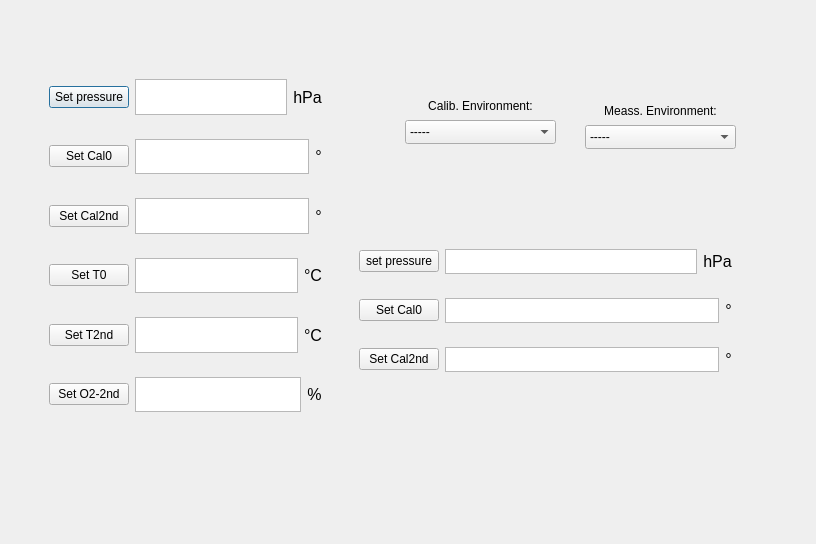
<?xml version="1.0" encoding="UTF-8"?>
<ui version="4.0">
 <class>CalibrationO2</class>
 <widget class="QDialog" name="CalibrationO2">
  <property name="geometry">
   <rect>
    <x>0</x>
    <y>0</y>
    <width>816</width>
    <height>544</height>
   </rect>
  </property>
  <property name="windowTitle">
   <string>Dialog</string>
  </property>
  <widget class="QWidget" name="widget_4" native="true">
   <property name="geometry">
    <rect>
     <x>40</x>
     <y>70</y>
     <width>291</width>
     <height>351</height>
    </rect>
   </property>
   <layout class="QVBoxLayout" name="verticalLayout_4">
    <item>
     <widget class="QWidget" name="lmax_calibration_16" native="true">
      <layout class="QHBoxLayout" name="horizontalLayout_17">
       <item>
        <widget class="QPushButton" name="set_pressure_button">
         <property name="text">
          <string>Set pressure</string>
         </property>
        </widget>
       </item>
       <item>
        <widget class="QTextBrowser" name="pressure_textbrowser"/>
       </item>
       <item>
        <widget class="QLabel" name="label_22">
         <property name="font">
          <font>
           <pointsize>12</pointsize>
          </font>
         </property>
         <property name="text">
          <string>hPa</string>
         </property>
         <property name="alignment">
          <set>Qt::AlignCenter</set>
         </property>
        </widget>
       </item>
      </layout>
     </widget>
    </item>
    <item>
     <widget class="QWidget" name="lmax_calibration_17" native="true">
      <layout class="QHBoxLayout" name="horizontalLayout_18">
       <item>
        <widget class="QPushButton" name="set_cal0_button">
         <property name="text">
          <string>Set Cal0</string>
         </property>
        </widget>
       </item>
       <item>
        <widget class="QTextBrowser" name="cal0_textbrowser"/>
       </item>
       <item>
        <widget class="QLabel" name="label_23">
         <property name="font">
          <font>
           <pointsize>12</pointsize>
          </font>
         </property>
         <property name="text">
          <string>°</string>
         </property>
         <property name="alignment">
          <set>Qt::AlignCenter</set>
         </property>
        </widget>
       </item>
      </layout>
     </widget>
    </item>
    <item>
     <widget class="QWidget" name="lmax_calibration_18" native="true">
      <layout class="QHBoxLayout" name="horizontalLayout_19">
       <item>
        <widget class="QPushButton" name="set_cal2nd_button">
         <property name="text">
          <string>Set Cal2nd</string>
         </property>
        </widget>
       </item>
       <item>
        <widget class="QTextBrowser" name="cal2nd_textbrowser"/>
       </item>
       <item>
        <widget class="QLabel" name="label_24">
         <property name="font">
          <font>
           <pointsize>12</pointsize>
          </font>
         </property>
         <property name="text">
          <string>°</string>
         </property>
         <property name="alignment">
          <set>Qt::AlignCenter</set>
         </property>
        </widget>
       </item>
      </layout>
     </widget>
    </item>
    <item>
     <widget class="QWidget" name="lmax_calibration_19" native="true">
      <layout class="QHBoxLayout" name="horizontalLayout_20">
       <item>
        <widget class="QPushButton" name="set_t0_button">
         <property name="text">
          <string>Set T0</string>
         </property>
        </widget>
       </item>
       <item>
        <widget class="QTextBrowser" name="t0_textbrowser"/>
       </item>
       <item>
        <widget class="QLabel" name="label_25">
         <property name="font">
          <font>
           <pointsize>12</pointsize>
          </font>
         </property>
         <property name="text">
          <string>°C</string>
         </property>
         <property name="alignment">
          <set>Qt::AlignCenter</set>
         </property>
        </widget>
       </item>
      </layout>
     </widget>
    </item>
    <item>
     <widget class="QWidget" name="lmax_calibration_20" native="true">
      <layout class="QHBoxLayout" name="horizontalLayout_21">
       <item>
        <widget class="QPushButton" name="set_t2nd_button">
         <property name="text">
          <string>Set T2nd</string>
         </property>
        </widget>
       </item>
       <item>
        <widget class="QTextBrowser" name="t2nd_textbrowser"/>
       </item>
       <item>
        <widget class="QLabel" name="label_26">
         <property name="font">
          <font>
           <pointsize>12</pointsize>
          </font>
         </property>
         <property name="text">
          <string>°C</string>
         </property>
         <property name="alignment">
          <set>Qt::AlignCenter</set>
         </property>
        </widget>
       </item>
      </layout>
     </widget>
    </item>
    <item>
     <widget class="QWidget" name="lmax_calibration_21" native="true">
      <layout class="QHBoxLayout" name="horizontalLayout_22">
       <item>
        <widget class="QPushButton" name="set_o2_2nd_button_2">
         <property name="text">
          <string>Set O2-2nd</string>
         </property>
        </widget>
       </item>
       <item>
        <widget class="QTextBrowser" name="o2_2nd_textbrowser"/>
       </item>
       <item>
        <widget class="QLabel" name="label_27">
         <property name="font">
          <font>
           <pointsize>12</pointsize>
          </font>
         </property>
         <property name="text">
          <string>%</string>
         </property>
         <property name="alignment">
          <set>Qt::AlignCenter</set>
         </property>
        </widget>
       </item>
      </layout>
     </widget>
    </item>
   </layout>
  </widget>
  <widget class="QComboBox" name="comboBox_2">
   <property name="geometry">
    <rect>
     <x>405</x>
     <y>120</y>
     <width>151</width>
     <height>24</height>
    </rect>
   </property>
   <item>
    <property name="text">
     <string>-----</string>
    </property>
   </item>
   <item>
    <property name="text">
     <string>Humid</string>
    </property>
   </item>
   <item>
    <property name="text">
     <string>Dry</string>
    </property>
   </item>
  </widget>
  <widget class="QLabel" name="label_31">
   <property name="geometry">
    <rect>
     <x>410</x>
     <y>95</y>
     <width>141</width>
     <height>21</height>
    </rect>
   </property>
   <property name="text">
    <string>Calib. Environment:</string>
   </property>
   <property name="alignment">
    <set>Qt::AlignCenter</set>
   </property>
  </widget>
  <widget class="QWidget" name="widget_5" native="true">
   <property name="geometry">
    <rect>
     <x>350</x>
     <y>240</y>
     <width>391</width>
     <height>141</height>
    </rect>
   </property>
   <layout class="QVBoxLayout" name="verticalLayout_5">
    <item>
     <widget class="QWidget" name="lmax_calibration_22" native="true">
      <layout class="QHBoxLayout" name="horizontalLayout_23">
       <item>
        <widget class="QPushButton" name="set_pressure_button_2">
         <property name="text">
          <string>set pressure</string>
         </property>
        </widget>
       </item>
       <item>
        <widget class="QTextBrowser" name="f1_textbrowser_3"/>
       </item>
       <item>
        <widget class="QLabel" name="label_28">
         <property name="font">
          <font>
           <pointsize>12</pointsize>
          </font>
         </property>
         <property name="text">
          <string>hPa</string>
         </property>
         <property name="alignment">
          <set>Qt::AlignCenter</set>
         </property>
        </widget>
       </item>
      </layout>
     </widget>
    </item>
    <item>
     <widget class="QWidget" name="lmax_calibration_23" native="true">
      <layout class="QHBoxLayout" name="horizontalLayout_24">
       <item>
        <widget class="QPushButton" name="set_m_button_3">
         <property name="text">
          <string>Set Cal0</string>
         </property>
        </widget>
       </item>
       <item>
        <widget class="QTextBrowser" name="m_textbrowser_3"/>
       </item>
       <item>
        <widget class="QLabel" name="label_29">
         <property name="font">
          <font>
           <pointsize>12</pointsize>
          </font>
         </property>
         <property name="text">
          <string>°</string>
         </property>
         <property name="alignment">
          <set>Qt::AlignCenter</set>
         </property>
        </widget>
       </item>
      </layout>
     </widget>
    </item>
    <item>
     <widget class="QWidget" name="lmax_calibration_24" native="true">
      <layout class="QHBoxLayout" name="horizontalLayout_25">
       <item>
        <widget class="QPushButton" name="set_dPhi1_button_3">
         <property name="text">
          <string>Set Cal2nd</string>
         </property>
        </widget>
       </item>
       <item>
        <widget class="QTextBrowser" name="dPhi1_textbrowser_3"/>
       </item>
       <item>
        <widget class="QLabel" name="label_30">
         <property name="font">
          <font>
           <pointsize>12</pointsize>
          </font>
         </property>
         <property name="text">
          <string>°</string>
         </property>
         <property name="alignment">
          <set>Qt::AlignCenter</set>
         </property>
        </widget>
       </item>
      </layout>
     </widget>
    </item>
   </layout>
  </widget>
  <widget class="QComboBox" name="comboBox_3">
   <property name="geometry">
    <rect>
     <x>585</x>
     <y>125</y>
     <width>151</width>
     <height>24</height>
    </rect>
   </property>
   <item>
    <property name="text">
     <string>-----</string>
    </property>
   </item>
   <item>
    <property name="text">
     <string>Humid</string>
    </property>
   </item>
   <item>
    <property name="text">
     <string>Dry</string>
    </property>
   </item>
  </widget>
  <widget class="QLabel" name="label_32">
   <property name="geometry">
    <rect>
     <x>590</x>
     <y>100</y>
     <width>141</width>
     <height>21</height>
    </rect>
   </property>
   <property name="text">
    <string>Meass. Environment:</string>
   </property>
   <property name="alignment">
    <set>Qt::AlignCenter</set>
   </property>
  </widget>
 </widget>
 <resources/>
 <connections/>
</ui>
